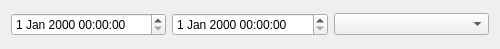
<?xml version="1.0" encoding="UTF-8"?>
<ui version="4.0">
 <class>RulesItem</class>
 <widget class="QWidget" name="RulesItem">
  <property name="geometry">
   <rect>
    <x>0</x>
    <y>0</y>
    <width>500</width>
    <height>49</height>
   </rect>
  </property>
  <property name="windowTitle">
   <string>Form</string>
  </property>
  <layout class="QHBoxLayout" name="horizontalLayout">
   <item>
    <widget class="QDateTimeEdit" name="startDateTimeEdit">
     <property name="toolTip">
      <string>&lt;html&gt;&lt;head/&gt;&lt;body&gt;&lt;p&gt;start time&lt;/p&gt;&lt;/body&gt;&lt;/html&gt;</string>
     </property>
     <property name="calendarPopup">
      <bool>false</bool>
     </property>
    </widget>
   </item>
   <item>
    <widget class="QDateTimeEdit" name="endDateTimeEdit">
     <property name="toolTip">
      <string>&lt;html&gt;&lt;head/&gt;&lt;body&gt;&lt;p&gt;end time&lt;/p&gt;&lt;/body&gt;&lt;/html&gt;</string>
     </property>
    </widget>
   </item>
   <item>
    <widget class="QComboBox" name="typeComboBox"/>
   </item>
  </layout>
 </widget>
 <resources/>
 <connections/>
</ui>
